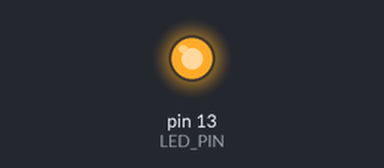
Recording of a sketch running on a simulated Arduino Uno, built with avr-gcc and run on an emulated ATmega328P. Shown: output pins drawn as LEDs (lit = HIGH).

Above: at 0.05 s.
At 2.1 s:
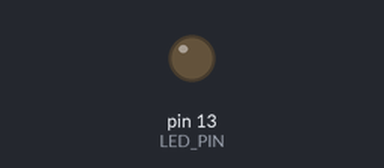
Timing chart, 0 to 5.3 s (numbered marks = the images above):
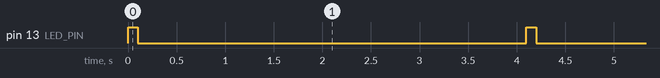

The sketch:

blink.ino
```cpp
const int LED_PIN = 13;

void setup() {
  pinMode(LED_PIN, OUTPUT);
}

void loop() {
  digitalWrite(LED_PIN, HIGH);
  delay(100);
  digitalWrite(LED_PIN, LOW);
  delay(4000);
}
```

Measured:
- by itself, pin 13 (LED_PIN): alternates HIGH for 0.10 s and LOW for 4.0 s
